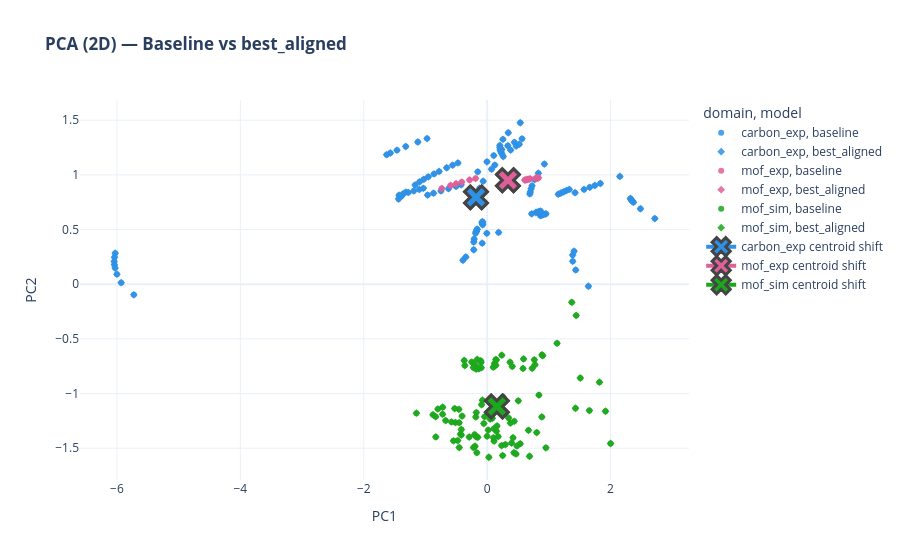
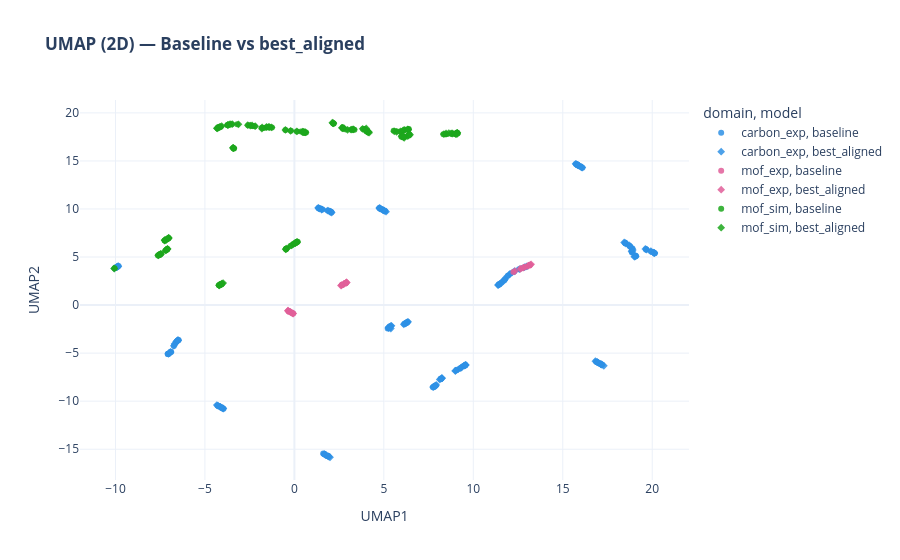
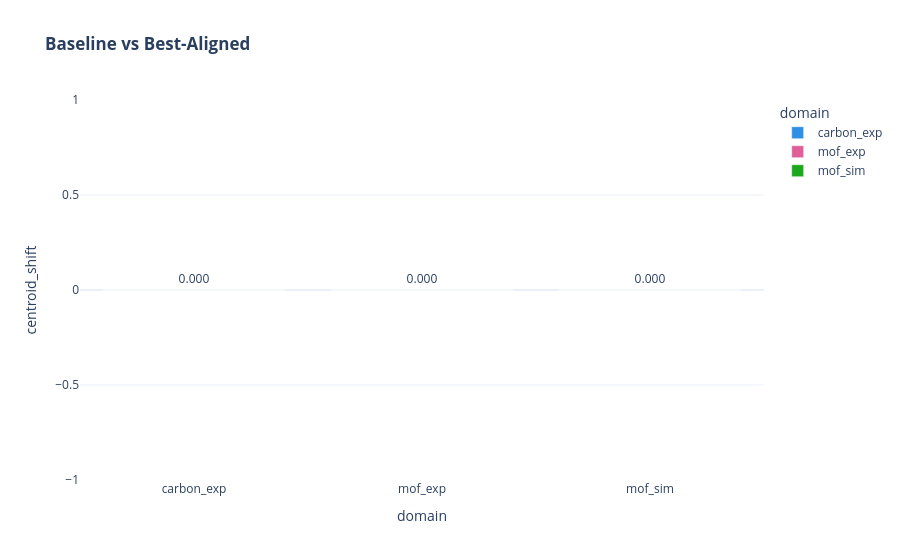
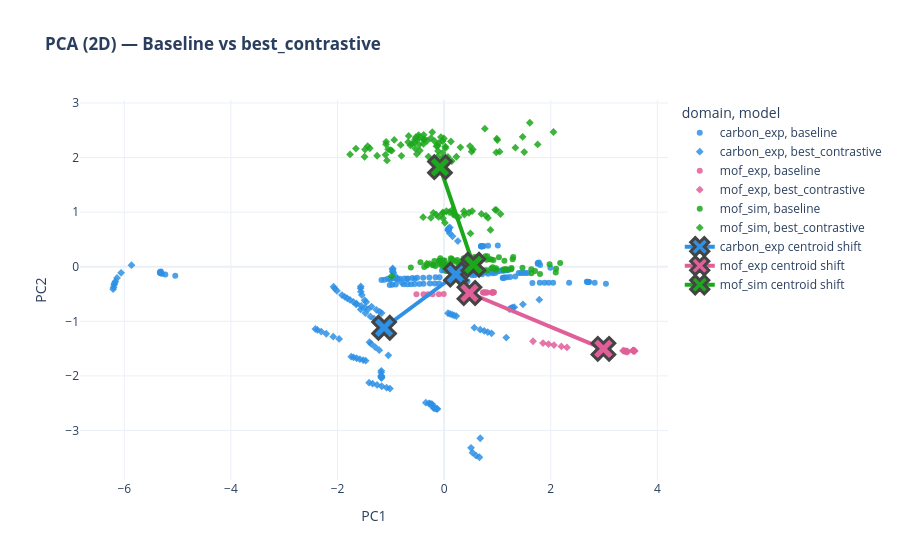

Notebook code for these charts, in order:
### Code cell
"""
==============================================================
Latent Alignment Audit
==============================================================
"""

# ===================== IMPORTS ===============================
import os, re, random, warnings
import numpy as np
import pandas as pd
import joblib

import torch
import torch.nn as nn
import torch.nn.functional as F

from sklearn.decomposition import PCA
from sklearn.metrics import silhouette_score
from sklearn.neighbors import NearestNeighbors
import umap

import plotly.express as px
import plotly.graph_objects as go
import plotly.io as pio

warnings.filterwarnings("ignore")

# ===================== PLOTLY ================================
pio.templates.default = "plotly_white"
pio.renderers.default = "vscode"

def save_plot(fig, stem):
    fig.write_html(stem + ".html")
    try:
        fig.write_image(stem + ".png", scale=3)
    except Exception:
        pass
    try:
        fig.show(renderer="vscode")
    except Exception:
        fig.show(renderer="browser")

# ===================== REPRODUCIBILITY =======================
SEED = 42
os.environ["PYTHONHASHSEED"] = str(SEED)
random.seed(SEED)
np.random.seed(SEED)

torch.manual_seed(SEED)
torch.cuda.manual_seed_all(SEED)
torch.backends.cudnn.deterministic = True
torch.backends.cudnn.benchmark = False

device = torch.device("cuda" if torch.cuda.is_available() else "cpu")
print("🔌 Device:", device)

# ===================== HELPERS ===============================
def stabilize_pca_sign(P):
    return P * np.where(P[0] >= 0, 1.0, -1.0)

def parse_lambdas(name: str):
    m = re.search(r"lambdaD([0-9._]+)_lambdaN([0-9._]+)", name)
    if m is None:
        raise ValueError(f"Cannot parse lambdas from {name}")

    def to_float(s):
        s = s.replace("_", ".")
        s = re.sub(r"\.+", ".", s)
        s = s.strip(".")
        return float(s)

    return to_float(m.group(1)), to_float(m.group(2))

# ===================== PATHS ================================
OUTDIR = "models_disentangled"
MODEL_DIR = os.path.join(OUTDIR, "models")
SAVE_DIR  = os.path.join(OUTDIR, "latent_alignment_paper1")
os.makedirs(SAVE_DIR, exist_ok=True)

X = np.load(os.path.join(OUTDIR, "X_input.npy")).astype(np.float32)
domains = np.asarray(joblib.load(os.path.join(OUTDIR, "domains.pkl")), object)

# ===================== ENCODER ===============================
class EncoderOnly(nn.Module):
    def __init__(self, in_dim, hidden, latent, dropout):
        super().__init__()
        self.fc1 = nn.Linear(in_dim, hidden)
        self.fc2 = nn.Linear(hidden, latent)
        self.drop = nn.Dropout(dropout)

    def forward(self, x):
        x = self.drop(F.relu(self.fc1(x)))
        return self.drop(F.relu(self.fc2(x)))

def load_encoder(path):
    ckpt = torch.load(path, map_location=device)
    sd = ckpt["state_dict"]
    net = EncoderOnly(
        sd["fc1.weight"].shape[1],
        sd["fc1.weight"].shape[0],
        sd["fc2.weight"].shape[0],
        float(ckpt.get("dropout", 0.2)),
    ).to(device)
    net.load_state_dict(sd, strict=False)
    net.eval()
    return net

@torch.no_grad()
def encode_all(net, X, batch=4096):
    Z = []
    for i in range(0, len(X), batch):
        xb = torch.tensor(X[i:i+batch], device=device)
        Z.append(net(xb).cpu().numpy())
    return np.vstack(Z)

# ===================== METRICS ===============================
def silhouette_domain(Z, dom):
    y = pd.factorize(dom)[0]
    if len(np.unique(y)) < 2 or len(Z) < 3:
        return np.nan
    return float(silhouette_score(Z, y))

def knn_domain_acc_loo(Z, dom, k=50):
    y = pd.factorize(dom)[0]
    n = len(Z)
    if n < 3:
        return np.nan
    k_eff = min(k, n - 2)
    nbrs = NearestNeighbors(n_neighbors=k_eff + 1).fit(Z)
    idx = nbrs.kneighbors(Z, return_distance=False)[:, 1:]
    preds = np.apply_along_axis(
        lambda a: np.bincount(y[a], minlength=len(np.unique(y))).argmax(),
        1, idx
    )
    return float((preds == y).mean())

# ===================== SCORE ENCODERS ========================
encoders = sorted(
    [f for f in os.listdir(MODEL_DIR) if f.startswith("latent_encoder_")],
    key=parse_lambdas
)

baseline = next(e for e in encoders if parse_lambdas(e) == (0.0, 0.0))
rows = []

for e in encoders:
    Z = encode_all(load_encoder(os.path.join(MODEL_DIR, e)), X)
    rows.append({
        "model": e,
        "lambdaD": parse_lambdas(e)[0],
        "lambdaN": parse_lambdas(e)[1],
        "silhouette": silhouette_domain(Z, domains),
        "knn_acc": knn_domain_acc_loo(Z, domains)
    })

df = pd.DataFrame(rows)
df["alignment_score"] = (
    df["silhouette"].rank(pct=True, ascending=True) +
    df["knn_acc"].rank(pct=True, ascending=True)
) / 2
df = df.sort_values("alignment_score").reset_index(drop=True)
df.to_csv(os.path.join(SAVE_DIR, "alignment_scores.csv"), index=False)

best_aligned = df.iloc[0]["model"]
df_contrastive = df[(df["lambdaD"] > 0) | (df["lambdaN"] > 0)]
best_contrastive = df_contrastive.iloc[0]["model"] if len(df_contrastive) else None

# ===================== COLORS ================================
doms = list(np.unique(domains))
palette = px.colors.qualitative.Dark24
domain_colors = {d: palette[i % len(palette)] for i, d in enumerate(doms)}

# ===================== PLOTTING ==============================
def make_plots(Zb, Zx, label, suffix, hollow=False):
    pca = PCA(n_components=3, random_state=SEED).fit(np.vstack([Zb, Zx]))
    Zb_h = pca.transform(Zb)
    Zx_h = pca.transform(Zx)

    Zcat = np.vstack([Zb_h, Zx_h])

    # ---- PCA 2D ----
    P2 = stabilize_pca_sign(PCA(n_components=2).fit_transform(Zcat))
    df2 = pd.DataFrame(P2, columns=["PC1", "PC2"])
    df2["model"] = ["baseline"] * len(Zb_h) + [label] * len(Zx_h)
    df2["domain"] = list(domains) * 2

    fig = px.scatter(
        df2, x="PC1", y="PC2",
        color="domain", symbol="model",
        color_discrete_map=domain_colors,
        opacity=0.85,
        title=f"<b>PCA (2D) — Baseline vs {label}</b>"
    )

    if hollow:
        fig.update_traces(
            selector=dict(name=label),
            marker=dict(line=dict(width=2), color="rgba(0,0,0,0)")
        )

    for d in doms:
        c0 = df2[(df2.model=="baseline")&(df2.domain==d)][["PC1","PC2"]].mean().values
        c1 = df2[(df2.model==label)&(df2.domain==d)][["PC1","PC2"]].mean().values
        col = domain_colors[d]
        fig.add_trace(go.Scatter(
            x=[c0[0], c1[0]], y=[c0[1], c1[1]],
            mode="lines+markers",
            line=dict(color=col, width=4),
            marker=dict(symbol="x", size=20, color=col, line=dict(width=3)),
            name=f"{d} centroid shift"
        ))

    save_plot(fig, os.path.join(SAVE_DIR, f"pca2d_overlay{suffix}"))

    # ---- UMAP ----
    U = umap.UMAP(
        n_neighbors=min(20, len(Zcat)-1),
        min_dist=0.1,
        random_state=SEED,
        transform_seed=SEED,
        n_jobs=1
    ).fit_transform(Zcat)

    dfu = pd.DataFrame(U, columns=["UMAP1","UMAP2"])
    dfu["model"] = ["baseline"] * len(Zb_h) + [label] * len(Zx_h)
    dfu["domain"] = list(domains) * 2

    fig = px.scatter(
        dfu, x="UMAP1", y="UMAP2",
        color="domain", symbol="model",
        color_discrete_map=domain_colors,
        opacity=0.85,
        title=f"<b>UMAP (2D) — Baseline vs {label}</b>"
    )

    if hollow:
        fig.update_traces(
            selector=dict(name=label),
            marker=dict(line=dict(width=2), color="rgba(0,0,0,0)")
        )

    save_plot(fig, os.path.join(SAVE_DIR, f"umap2d_overlay{suffix}"))

    return Zb_h, Zx_h

def centroid_bar(Zb_h, Zx_h, suffix, title):
    rows=[]
    for d in doms:
        c0 = Zb_h[domains==d].mean(axis=0)
        c1 = Zx_h[domains==d].mean(axis=0)
        rows.append({"domain": d, "centroid_shift": np.linalg.norm(c1-c0)})
    dfc = pd.DataFrame(rows)
    dfc.to_csv(os.path.join(SAVE_DIR, f"centroid_shift_table{suffix}.csv"), index=False)

    fig = px.bar(
        dfc, x="domain", y="centroid_shift",
        color="domain", color_discrete_map=domain_colors,
        title=f"<b>{title}</b>",
        text=dfc.centroid_shift.map(lambda x: f"{x:.3f}")
    )
    fig.update_traces(textposition="outside")
    save_plot(fig, os.path.join(SAVE_DIR, f"centroid_shift_bar{suffix}"))

# ===================== MAIN ===============================
Zb = encode_all(load_encoder(os.path.join(MODEL_DIR, baseline)), X)
Za = encode_all(load_encoder(os.path.join(MODEL_DIR, best_aligned)), X)

Zb_h, Za_h = make_plots(Zb, Za, "best_aligned", "", hollow=False)
centroid_bar(Zb_h, Za_h, "", "Baseline vs Best-Aligned")

# ===================== SI ================================
if best_contrastive is not None:
    Zc = encode_all(load_encoder(os.path.join(MODEL_DIR, best_contrastive)), X)
    Zb_h2, Zc_h2 = make_plots(Zb, Zc, "best_contrastive", "_best_contrastive", hollow=True)
    centroid_bar(Zb_h2, Zc_h2, "_best_contrastive", "Baseline vs Best-Contrastive (SI)")

print("\n✅ Latent alignment audit complete")
print("📁 Outputs:", os.path.abspath(SAVE_DIR))
